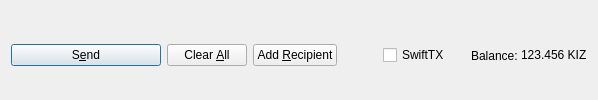
         <widget class="QFrame" name="frame_Send">
          <layout class="QHBoxLayout" name="horizontalLayout">
           <property name="bottomMargin">
            <number>0</number>
           </property>
           <item>
            <widget class="QPushButton" name="sendButton">
             <property name="minimumSize">
              <size>
               <width>150</width>
               <height>0</height>
              </size>
             </property>
             <property name="toolTip">
              <string>Confirm the send action</string>
             </property>
             <property name="text">
              <string>S&amp;end</string>
             </property>
             <property name="icon">
              <iconset resource="../kiz.qrc">
               <normaloff>:/icons/send</normaloff>:/icons/send</iconset>
             </property>
             <property name="autoDefault">
              <bool>false</bool>
             </property>
             <property name="default">
              <bool>true</bool>
             </property>
            </widget>
           </item>
           <item>
            <widget class="QPushButton" name="clearButton">
             <property name="sizePolicy">
              <sizepolicy hsizetype="Minimum" vsizetype="Fixed">
               <horstretch>0</horstretch>
               <verstretch>0</verstretch>
              </sizepolicy>
             </property>
             <property name="toolTip">
              <string>Clear all fields of the form.</string>
             </property>
             <property name="text">
              <string>Clear &amp;All</string>
             </property>
             <property name="icon">
              <iconset resource="../kiz.qrc">
               <normaloff>:/icons/remove</normaloff>:/icons/remove</iconset>
             </property>
             <property name="autoDefault">
              <bool>false</bool>
             </property>
            </widget>
           </item>
           <item>
            <widget class="QPushButton" name="addButton">
             <property name="toolTip">
              <string>Send to multiple recipients at once</string>
             </property>
             <property name="text">
              <string>Add &amp;Recipient</string>
             </property>
             <property name="icon">
              <iconset resource="../kiz.qrc">
               <normaloff>:/icons/add</normaloff>:/icons/add</iconset>
             </property>
             <property name="autoDefault">
              <bool>false</bool>
             </property>
            </widget>
           </item>
           <item>
            <spacer name="horizontalSpacer">
             <property name="orientation">
              <enum>Qt::Horizontal</enum>
             </property>
             <property name="sizeHint" stdset="0">
              <size>
               <width>40</width>
               <height>20</height>
              </size>
             </property>
            </spacer>
           </item>
           <item>
            <layout class="QHBoxLayout" name="horizontalLayout_2">
             <property name="spacing">
              <number>3</number>
             </property>
             <item>
              <widget class="QCheckBox" name="checkSwiftTX">
               <property name="enabled">
                <bool>true</bool>
               </property>
               <property name="minimumSize">
                <size>
                 <width>85</width>
                 <height>0</height>
                </size>
               </property>
               <property name="text">
                <string>SwiftTX</string>
               </property>
              </widget>
             </item>
             <item>
              <widget class="QLabel" name="label">
               <property name="text">
                <string>Balance:</string>
               </property>
              </widget>
             </item>
             <item>
              <widget class="QLabel" name="labelBalance">
               <property name="sizePolicy">
                <sizepolicy hsizetype="Preferred" vsizetype="Fixed">
                 <horstretch>0</horstretch>
                 <verstretch>0</verstretch>
                </sizepolicy>
               </property>
               <property name="cursor">
                <cursorShape>IBeamCursor</cursorShape>
               </property>
               <property name="text">
                <string notr="true">123.456 KIZ</string>
               </property>
               <property name="textInteractionFlags">
                <set>Qt::LinksAccessibleByMouse|Qt::TextSelectableByKeyboard|Qt::TextSelectableByMouse</set>
               </property>
              </widget>
             </item>
            </layout>
           </item>
          </layout>
         </widget>
